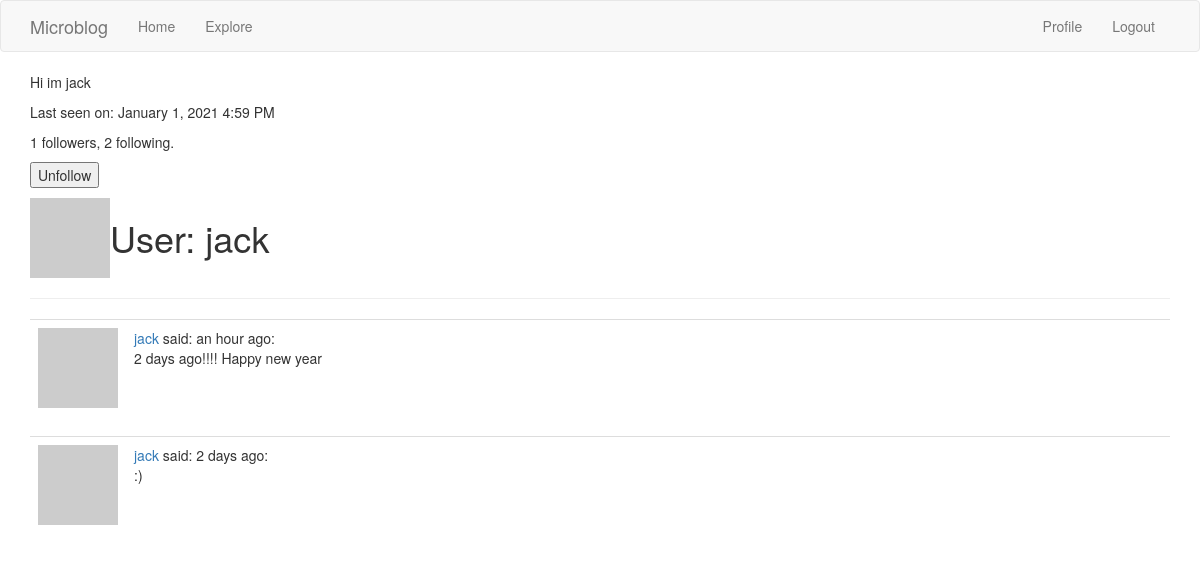
Screenshot of /user/jack (signed in) with the database file from the repository.
### app/models.py (models this page shows, shortened)
class User(UserMixin, db.Model):
    id = db.Column(db.Integer, primary_key=True)
    username = db.Column(db.String(64), index=True, unique=True)
    email = db.Column(db.String(120), index=True, unique=True)
    password_hash = db.Column(db.String(128))
    posts = db.relationship('Post', backref='author', lazy='dynamic')
    about_me = db.Column(db.String(140))
    last_seen = db.Column(db.DateTime, default=datetime.utcnow())
    followed = db.relationship('User', secondary=followers,
    primaryjoin=(followers.c.follower_id == id),
    secondaryjoin=(followers.c.followed_id == id),
    backref=db.backref('followers', lazy='dynamic'), lazy='dynamic')
    def avatar(self,size):
        digest = md5(self.email.lower().encode('utf-8')).hexdigest()
        return 'https:www.gravatar.com/avatar/{}?d=identicon&s={}'.format(digest, size)
    def is_following(self, user):
        return self.followed.filter(followers.c.followed_id == user.id).count()>0

class Post(db.Model):
    id = db.Column(db.Integer, primary_key=True)
    body = db.Column(db.String(140))
    timestamp = db.Column(db.DateTime, index=True, default=datetime.utcnow())
    user_id = db.Column(db.Integer, db.ForeignKey('user.id')) #they are connected by this

### app/routes.py (the view)
@app.route('/user/<username>')
@login_required
def user(username):
    user = User.query.filter_by(username=username).first_or_404() #if none 404
    page = request.args.get('page',1,type=int)
    posts = user.posts.order_by(Post.timestamp.desc()).paginate(page,
    app.config['POSTS_PER_PAGE'], False)
    next_url= url_for('user', username = user.username, page=posts.next_num) if posts.has_next else None
    prev_url= url_for('user', username = user.username, page=posts.prev_num) if posts.has_prev else None
    form = EmptyForm()
    return render_template('user.html', user=user, posts=posts.items,
    next_url=next_url, prev_url=prev_url, form=form)

### app/forms.py
class EmptyForm(FlaskForm):
    submit = SubmitField("Submit")

### app/models.py (called while the page is built)
@login.user_loader
def load_user(id):
    return User.query.get(int(id))

### app/routes.py (called while the page is built)
@app.before_request
def before_request():
    if current_user.is_authenticated:
        current_user.last_seen = datetime.utcnow()
        db.session.commit()

### app/templates/user.html (shortened to what this page needs)
{% extends "base.html" %}
{% block app_content %}
  <table>
    <tr valign="top">
      <td><img src="{{user.avatar(128)}}"></td>
      <td><h1>User: {{user.username}}</h1></td>
      {% if user.about_me %}<p>{{ user.about_me }}</p>{% endif %}
      {% if user.last_seen %}<p>Last seen on: {{ moment(user.last_seen).format("LLL") }}</p>{% endif %}
      <p> {{ user.followers.count() }} followers, {{ user.followed.count() }}
        following.</p>
      {% if user == current_user %}
        <p><a href="{{ url_for('edit_profile')}}">Edit your Profile</a></p>
      {% else %}
      <p>
        <form action="{{ url_for('unfollow', username=user.username) }}" method="post">
          {{ form.submit(value='Unfollow') }}
        </form>
      </p>
      {%endif%}
    </tr>
  </table>
  <hr>
  {% for post in posts %}
    {% include '_post.html'%}
  {% endfor %}
{% endblock %}

### app/templates/_post.html
<table class="table table-hover">
  <tr>
    <td width='70px'>
      <a href="{{ url_for('user', username=post.author.username)}}">
        <img src="{{post.author.avatar(70)}}"/>
      </a>
    </td>
    <td>
      <a href="{{ url_for('user', username=post.author.username)}}">
        {{ post.author.username}}
      </a>
      said: {{ moment(post.timestamp).fromNow() }}:
      <br> {{post.body}}
    </td>
  </tr>
</table>

### rows the page displays
User: username "jack", about_me "Hi im jack", last_seen "January 1, 2021 4:59 PM"
Post: author.username "jack", timestamp "an hour ago", body "2 days ago!!!! Happy new year"
Post: author.username "jack", timestamp "2 days ago", body ":)"

### other values shown
{{ user.followers.count() }} "1"
{{ user.followed.count() }} "2"
